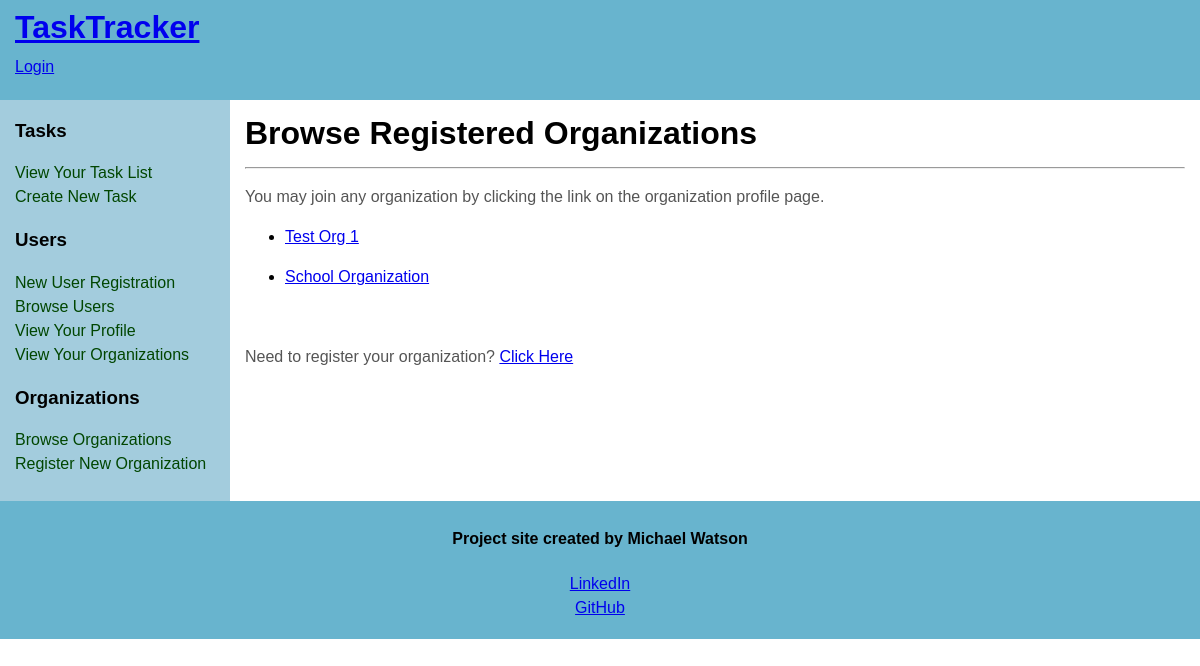
The page /organizations/browse on the database as committed earlier.
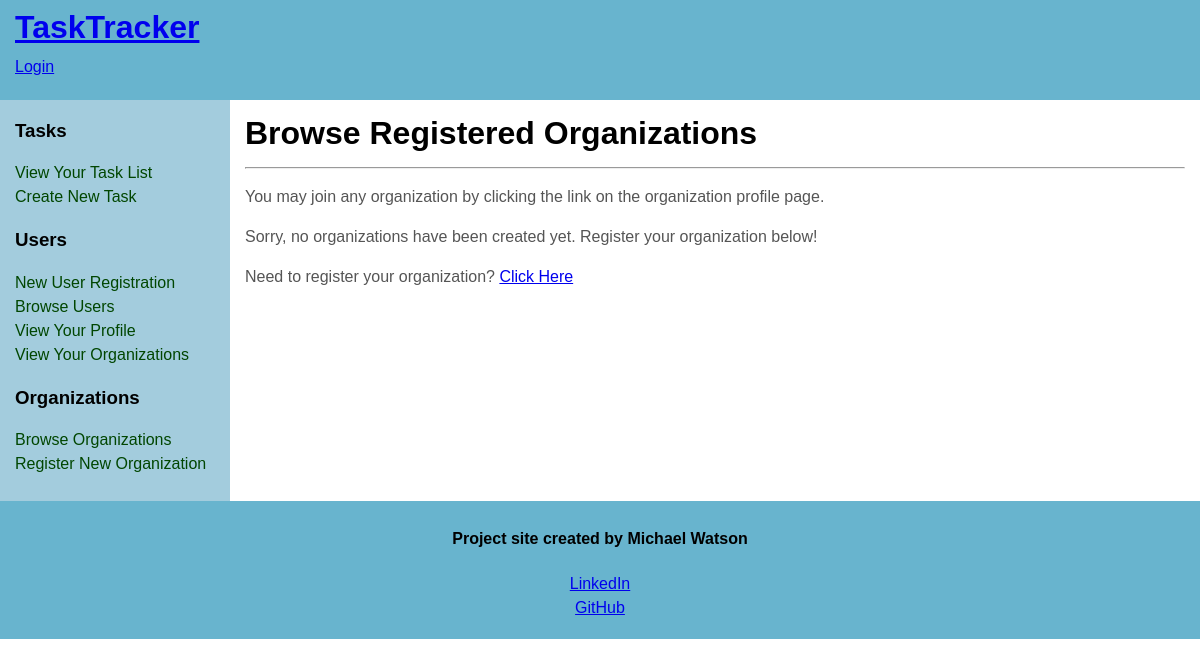
The same page on the database as committed later.
### models.py (models this page shows, shortened)
class Organization(db.Model):
    __tablename__ = 'organizations'
    id = db.Column(db.Integer(), primary_key=True)
    name = db.Column(db.String(45), index=True, unique=True, nullable=False)
    about = db.Column(db.Text(255), index=True)
    address = db.Column(db.Text(255), index=True, nullable=False)
    contactUserId = db.Column(db.Integer(), index=True, nullable=False)
    users = db.relationship('User', secondary='organization_user_junction', back_populates='organizations', lazy='dynamic', cascade='all') #set relationship to junction table
    tasks = db.relationship('Task', backref='organization', lazy='dynamic', cascade='all, delete-orphan')

### routes.py (the view)
@app.route('/organizations/browse')
def organizationBrowse():
    organizations = Organization.query.all()
    return render_template('organizationBrowse.html', title='Browse TaskTracker Organizations', organizations=organizations)

### templates/organizationBrowse.html
{% extends 'base.html' %}
{% block content %}
    <main>
        <div id="content">
            <div class="innertube">
                <h1>Browse Registered Organizations</h1><hr>
                <p>You may join any organization by clicking the link on the organization profile page.</p>
                    {% if organizations %}
                        {% for organization in organizations %}
                            <ul>
                                <li><a href="{{ url_for('organizationProfile', name=organization.name) }}">{{ organization.name }}</a></li>
                            </ul>
                        {% endfor %}
                            <br>
                    {% else %}
                        <p>Sorry, no organizations have been created yet. Register your organization below!</p>
                    {% endif %}
                    <p>Need to register your organization? <a href="{{ url_for('organizationRegistration') }}">Click Here</a></p>
            </div>
        </div>
    </main>
{% endblock %}

Rows that differ between the two databases and show on the page:
removed Organization: name "Test Org 1"
removed Organization: name "School Organization"
Other text that changed with them:
text now shown: "Sorry, no organizations have been created yet. Register your organization below!"
